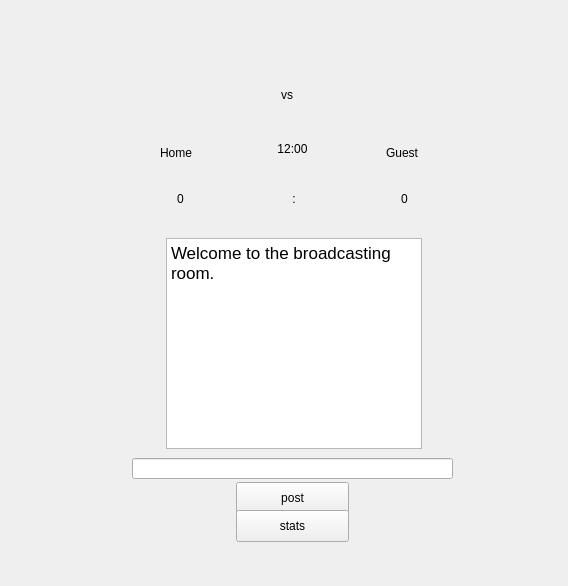
<?xml version="1.0" encoding="UTF-8"?>
<ui version="4.0">
 <class>MainWindow</class>
 <widget class="QMainWindow" name="MainWindow">
  <property name="geometry">
   <rect>
    <x>0</x>
    <y>0</y>
    <width>568</width>
    <height>586</height>
   </rect>
  </property>
  <property name="windowTitle">
   <string>MainWindow</string>
  </property>
  <widget class="QWidget" name="centralwidget">
   <widget class="QLabel" name="Home_label_main">
    <property name="geometry">
     <rect>
      <x>160</x>
      <y>145</y>
      <width>41</width>
      <height>16</height>
     </rect>
    </property>
    <property name="text">
     <string>Home</string>
    </property>
   </widget>
   <widget class="QTextBrowser" name="textBrowser">
    <property name="geometry">
     <rect>
      <x>166</x>
      <y>238</y>
      <width>256</width>
      <height>211</height>
     </rect>
    </property>
    <property name="html">
     <string>&lt;!DOCTYPE HTML PUBLIC &quot;-//W3C//DTD HTML 4.0//EN&quot; &quot;http://www.w3.org/TR/REC-html40/strict.dtd&quot;&gt;
&lt;html&gt;&lt;head&gt;&lt;meta name=&quot;qrichtext&quot; content=&quot;1&quot; /&gt;&lt;style type=&quot;text/css&quot;&gt;
p, li { white-space: pre-wrap; }
&lt;/style&gt;&lt;/head&gt;&lt;body style=&quot; font-family:'.SF NS Text'; font-size:13pt; font-weight:400; font-style:normal;&quot;&gt;
&lt;p style=&quot; margin-top:0px; margin-bottom:0px; margin-left:0px; margin-right:0px; -qt-block-indent:0; text-indent:0px;&quot;&gt;Welcome to the broadcasting room.&lt;/p&gt;&lt;/body&gt;&lt;/html&gt;</string>
    </property>
   </widget>
   <widget class="QLabel" name="vs_main">
    <property name="geometry">
     <rect>
      <x>281</x>
      <y>79</y>
      <width>21</width>
      <height>31</height>
     </rect>
    </property>
    <property name="styleSheet">
     <string notr="true">font: 20pt &quot;American Typewriter&quot;;</string>
    </property>
    <property name="text">
     <string>vs</string>
    </property>
   </widget>
   <widget class="QLabel" name="Guest_label_main">
    <property name="geometry">
     <rect>
      <x>386</x>
      <y>145</y>
      <width>41</width>
      <height>16</height>
     </rect>
    </property>
    <property name="text">
     <string>Guest</string>
    </property>
   </widget>
   <widget class="QLabel" name="home_icon">
    <property name="geometry">
     <rect>
      <x>120</x>
      <y>60</y>
      <width>111</width>
      <height>71</height>
     </rect>
    </property>
    <property name="styleSheet">
     <string notr="true">border-image: url(:/figure_lucy/America.png);</string>
    </property>
    <property name="text">
     <string/>
    </property>
   </widget>
   <widget class="QLabel" name="guest_icon">
    <property name="geometry">
     <rect>
      <x>350</x>
      <y>60</y>
      <width>111</width>
      <height>71</height>
     </rect>
    </property>
    <property name="styleSheet">
     <string notr="true">border-image: url(:/figure_lucy/China.png);</string>
    </property>
    <property name="text">
     <string/>
    </property>
   </widget>
   <widget class="QLabel" name="home_score">
    <property name="geometry">
     <rect>
      <x>160</x>
      <y>188</y>
      <width>41</width>
      <height>21</height>
     </rect>
    </property>
    <property name="styleSheet">
     <string notr="true">font: 18pt &quot;Arial Black&quot;;</string>
    </property>
    <property name="text">
     <string>0</string>
    </property>
    <property name="alignment">
     <set>Qt::AlignCenter</set>
    </property>
   </widget>
   <widget class="QLabel" name="guest_score">
    <property name="geometry">
     <rect>
      <x>384</x>
      <y>188</y>
      <width>41</width>
      <height>21</height>
     </rect>
    </property>
    <property name="styleSheet">
     <string notr="true">font: 18pt &quot;Arial Black&quot;;</string>
    </property>
    <property name="text">
     <string>0</string>
    </property>
    <property name="alignment">
     <set>Qt::AlignCenter</set>
    </property>
   </widget>
   <widget class="QLabel" name="colon">
    <property name="geometry">
     <rect>
      <x>286</x>
      <y>188</y>
      <width>16</width>
      <height>21</height>
     </rect>
    </property>
    <property name="styleSheet">
     <string notr="true">font: 18pt &quot;Arial Black&quot;;</string>
    </property>
    <property name="text">
     <string>:</string>
    </property>
    <property name="alignment">
     <set>Qt::AlignCenter</set>
    </property>
   </widget>
   <widget class="QLabel" name="time">
    <property name="geometry">
     <rect>
      <x>257</x>
      <y>141</y>
      <width>71</width>
      <height>16</height>
     </rect>
    </property>
    <property name="styleSheet">
     <string notr="true">font: 18pt &quot;Arial Black&quot;;</string>
    </property>
    <property name="text">
     <string>12:00</string>
    </property>
    <property name="alignment">
     <set>Qt::AlignCenter</set>
    </property>
   </widget>
   <widget class="QPushButton" name="post">
    <property name="geometry">
     <rect>
      <x>236</x>
      <y>482</y>
      <width>113</width>
      <height>32</height>
     </rect>
    </property>
    <property name="text">
     <string>post</string>
    </property>
   </widget>
   <widget class="QLineEdit" name="input_new_line">
    <property name="geometry">
     <rect>
      <x>132</x>
      <y>458</y>
      <width>321</width>
      <height>21</height>
     </rect>
    </property>
   </widget>
   <widget class="QPushButton" name="show_stats">
    <property name="geometry">
     <rect>
      <x>236</x>
      <y>510</y>
      <width>113</width>
      <height>32</height>
     </rect>
    </property>
    <property name="text">
     <string>stats</string>
    </property>
   </widget>
  </widget>
 </widget>
 <resources>
  <include location="picture_lucy.qrc"/>
 </resources>
 <connections/>
</ui>
